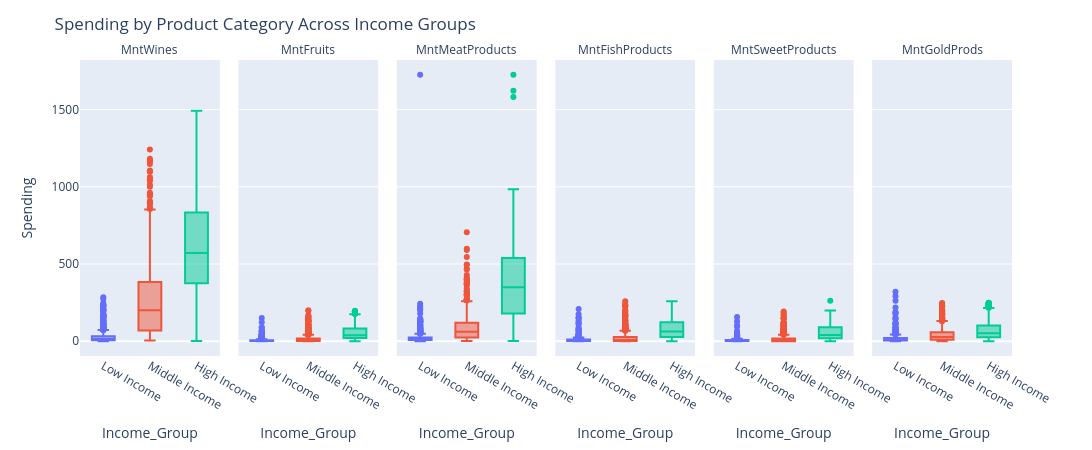

Notebook code for this chart:
### Code cell
import plotly.express as px

# --- Select columns ---
product_cols = [
    'MntWines', 'MntFruits', 'MntMeatProducts',
    'MntFishProducts', 'MntSweetProducts', 'MntGoldProds'
]

df_plot = df[['Income'] + product_cols].dropna().copy()

# --- Create Income Groups (3 groups) ---
df_plot['Income_Group'] = pd.qcut(
    df_plot['Income'],
    q=3,
    labels=['Low Income', 'Middle Income', 'High Income']
)

# --- Convert to long format for plotting ---
df_long = df_plot.melt(
    id_vars=['Income_Group'],
    value_vars=product_cols,
    var_name='Product',
    value_name='Spending'
)

# --- Sort Income_Group order ---
income_order = ['Low Income', 'Middle Income', 'High Income']

# --- Faceted boxplot ---
fig = px.box(
    data_frame=df_long,
    x='Income_Group',
    y='Spending',
    color='Income_Group',
    facet_col='Product',
    category_orders={'Income_Group': income_order},
    points='outliers'   # show outlier points
)

fig.update_layout(
    title="Spending by Product Category Across Income Groups",
    height=450,
    width=1100,
    showlegend=False
)

# Make facet labels nicer
fig.for_each_annotation(lambda a: a.update(text=a.text.replace("Product=", "")))

fig.show()

### Figure 1 — Plotly figure (JSON) as saved in the notebook; plotly's stock layout.template omitted (floating-point values rounded to 4 significant figures; data arrays with more than 128 entries replaced by an {"elided": "..."} marker saying what was removed)
{"data": [{"alignmentgroup": "True", "boxpoints": "outliers", "hovertemplate": "Income_Group=%{x}<br>Product=MntWines<br>Spending=%{y}<extra></extra>", "legendgroup": "Low Income", "marker": {"color": "#636efa"}, "name": "Low Income", "notched": false, "offsetgroup": "Low Income", "orientation": "v", "showlegend": true, "type": "box", "x": {"elided": "739 str values"}, "x0": " ", "xaxis": "x", "y": {"elided": "739 int values"}, "y0": " ", "yaxis": "y"}, {"alignmentgroup": "True", "boxpoints": "outliers", "hovertemplate": "Income_Group=%{x}<br>Product=MntFruits<br>Spending=%{y}<extra></extra>", "legendgroup": "Low Income", "marker": {"color": "#636efa"}, "name": "Low Income", "notched": false, "offsetgroup": "Low Income", "orientation": "v", "showlegend": false, "type": "box", "x": {"elided": "739 str values"}, "x0": " ", "xaxis": "x2", "y": {"elided": "739 int values"}, "y0": " ", "yaxis": "y2"}, {"alignmentgroup": "True", "boxpoints": "outliers", "hovertemplate": "Income_Group=%{x}<br>Product=MntMeatProducts<br>Spending=%{y}<extra></extra>", "legendgroup": "Low Income", "marker": {"color": "#636efa"}, "name": "Low Income", "notched": false, "offsetgroup": "Low Income", "orientation": "v", "showlegend": false, "type": "box", "x": {"elided": "739 str values"}, "x0": " ", "xaxis": "x3", "y": {"elided": "739 int values"}, "y0": " ", "yaxis": "y3"}, {"alignmentgroup": "True", "boxpoints": "outliers", "hovertemplate": "Income_Group=%{x}<br>Product=MntFishProducts<br>Spending=%{y}<extra></extra>", "legendgroup": "Low Income", "marker": {"color": "#636efa"}, "name": "Low Income", "notched": false, "offsetgroup": "Low Income", "orientation": "v", "showlegend": false, "type": "box", "x": {"elided": "739 str values"}, "x0": " ", "xaxis": "x4", "y": {"elided": "739 int values"}, "y0": " ", "yaxis": "y4"}, {"alignmentgroup": "True", "boxpoints": "outliers", "hovertemplate": "Income_Group=%{x}<br>Product=MntSweetProducts<br>Spending=%{y}<extra></extra>", "legendgroup": "Low Income", "marker": {"color": "#636efa"}, "name": "Low Income", "notched": false, "offsetgroup": "Low Income", "orientation": "v", "showlegend": false, "type": "box", "x": {"elided": "739 str values"}, "x0": " ", "xaxis": "x5", "y": {"elided": "739 int values"}, "y0": " ", "yaxis": "y5"}, {"alignmentgroup": "True", "boxpoints": "outliers", "hovertemplate": "Income_Group=%{x}<br>Product=MntGoldProds<br>Spending=%{y}<extra></extra>", "legendgroup": "Low Income", "marker": {"color": "#636efa"}, "name": "Low Income", "notched": false, "offsetgroup": "Low Income", "orientation": "v", "showlegend": false, "type": "box", "x": {"elided": "739 str values"}, "x0": " ", "xaxis": "x6", "y": {"elided": "739 int values"}, "y0": " ", "yaxis": "y6"}, {"alignmentgroup": "True", "boxpoints": "outliers", "hovertemplate": "Income_Group=%{x}<br>Product=MntWines<br>Spending=%{y}<extra></extra>", "legendgroup": "Middle Income", "marker": {"color": "#EF553B"}, "name": "Middle Income", "notched": false, "offsetgroup": "Middle Income", "orientation": "v", "showlegend": true, "type": "box", "x": {"elided": "738 str values"}, "x0": " ", "xaxis": "x", "y": {"elided": "738 int values"}, "y0": " ", "yaxis": "y"}, {"alignmentgroup": "True", "boxpoints": "outliers", "hovertemplate": "Income_Group=%{x}<br>Product=MntFruits<br>Spending=%{y}<extra></extra>", "legendgroup": "Middle Income", "marker": {"color": "#EF553B"}, "name": "Middle Income", "notched": false, "offsetgroup": "Middle Income", "orientation": "v", "showlegend": false, "type": "box", "x": {"elided": "738 str values"}, "x0": " ", "xaxis": "x2", "y": {"elided": "738 int values"}, "y0": " ", "yaxis": "y2"}, {"alignmentgroup": "True", "boxpoints": "outliers", "hovertemplate": "Income_Group=%{x}<br>Product=MntMeatProducts<br>Spending=%{y}<extra></extra>", "legendgroup": "Middle Income", "marker": {"color": "#EF553B"}, "name": "Middle Income", "notched": false, "offsetgroup": "Middle Income", "orientation": "v", "showlegend": false, "type": "box", "x": {"elided": "738 str values"}, "x0": " ", "xaxis": "x3", "y": {"elided": "738 int values"}, "y0": " ", "yaxis": "y3"}, {"alignmentgroup": "True", "boxpoints": "outliers", "hovertemplate": "Income_Group=%{x}<br>Product=MntFishProducts<br>Spending=%{y}<extra></extra>", "legendgroup": "Middle Income", "marker": {"color": "#EF553B"}, "name": "Middle Income", "notched": false, "offsetgroup": "Middle Income", "orientation": "v", "showlegend": false, "type": "box", "x": {"elided": "738 str values"}, "x0": " ", "xaxis": "x4", "y": {"elided": "738 int values"}, "y0": " ", "yaxis": "y4"}, {"alignmentgroup": "True", "boxpoints": "outliers", "hovertemplate": "Income_Group=%{x}<br>Product=MntSweetProducts<br>Spending=%{y}<extra></extra>", "legendgroup": "Middle Income", "marker": {"color": "#EF553B"}, "name": "Middle Income", "notched": false, "offsetgroup": "Middle Income", "orientation": "v", "showlegend": false, "type": "box", "x": {"elided": "738 str values"}, "x0": " ", "xaxis": "x5", "y": {"elided": "738 int values"}, "y0": " ", "yaxis": "y5"}, {"alignmentgroup": "True", "boxpoints": "outliers", "hovertemplate": "Income_Group=%{x}<br>Product=MntGoldProds<br>Spending=%{y}<extra></extra>", "legendgroup": "Middle Income", "marker": {"color": "#EF553B"}, "name": "Middle Income", "notched": false, "offsetgroup": "Middle Income", "orientation": "v", "showlegend": false, "type": "box", "x": {"elided": "738 str values"}, "x0": " ", "xaxis": "x6", "y": {"elided": "738 int values"}, "y0": " ", "yaxis": "y6"}, {"alignmentgroup": "True", "boxpoints": "outliers", "hovertemplate": "Income_Group=%{x}<br>Product=MntWines<br>Spending=%{y}<extra></extra>", "legendgroup": "High Income", "marker": {"color": "#00cc96"}, "name": "High Income", "notched": false, "offsetgroup": "High Income", "orientation": "v", "showlegend": true, "type": "box", "x": {"elided": "739 str values"}, "x0": " ", "xaxis": "x", "y": {"elided": "739 int values"}, "y0": " ", "yaxis": "y"}, {"alignmentgroup": "True", "boxpoints": "outliers", "hovertemplate": "Income_Group=%{x}<br>Product=MntFruits<br>Spending=%{y}<extra></extra>", "legendgroup": "High Income", "marker": {"color": "#00cc96"}, "name": "High Income", "notched": false, "offsetgroup": "High Income", "orientation": "v", "showlegend": false, "type": "box", "x": {"elided": "739 str values"}, "x0": " ", "xaxis": "x2", "y": {"elided": "739 int values"}, "y0": " ", "yaxis": "y2"}, {"alignmentgroup": "True", "boxpoints": "outliers", "hovertemplate": "Income_Group=%{x}<br>Product=MntMeatProducts<br>Spending=%{y}<extra></extra>", "legendgroup": "High Income", "marker": {"color": "#00cc96"}, "name": "High Income", "notched": false, "offsetgroup": "High Income", "orientation": "v", "showlegend": false, "type": "box", "x": {"elided": "739 str values"}, "x0": " ", "xaxis": "x3", "y": {"elided": "739 int values"}, "y0": " ", "yaxis": "y3"}, {"alignmentgroup": "True", "boxpoints": "outliers", "hovertemplate": "Income_Group=%{x}<br>Product=MntFishProducts<br>Spending=%{y}<extra></extra>", "legendgroup": "High Income", "marker": {"color": "#00cc96"}, "name": "High Income", "notched": false, "offsetgroup": "High Income", "orientation": "v", "showlegend": false, "type": "box", "x": {"elided": "739 str values"}, "x0": " ", "xaxis": "x4", "y": {"elided": "739 int values"}, "y0": " ", "yaxis": "y4"}, {"alignmentgroup": "True", "boxpoints": "outliers", "hovertemplate": "Income_Group=%{x}<br>Product=MntSweetProducts<br>Spending=%{y}<extra></extra>", "legendgroup": "High Income", "marker": {"color": "#00cc96"}, "name": "High Income", "notched": false, "offsetgroup": "High Income", "orientation": "v", "showlegend": false, "type": "box", "x": {"elided": "739 str values"}, "x0": " ", "xaxis": "x5", "y": {"elided": "739 int values"}, "y0": " ", "yaxis": "y5"}, {"alignmentgroup": "True", "boxpoints": "outliers", "hovertemplate": "Income_Group=%{x}<br>Product=MntGoldProds<br>Spending=%{y}<extra></extra>", "legendgroup": "High Income", "marker": {"color": "#00cc96"}, "name": "High Income", "notched": false, "offsetgroup": "High Income", "orientation": "v", "showlegend": false, "type": "box", "x": {"elided": "739 str values"}, "x0": " ", "xaxis": "x6", "y": {"elided": "739 int values"}, "y0": " ", "yaxis": "y6"}], "layout": {"annotations": [{"font": {}, "showarrow": false, "text": "MntWines", "x": 0.075, "xanchor": "center", "xref": "paper", "y": 1, "yanchor": "bottom", "yref": "paper"}, {"font": {}, "showarrow": false, "text": "MntFruits", "x": 0.245, "xanchor": "center", "xref": "paper", "y": 1, "yanchor": "bottom", "yref": "paper"}, {"font": {}, "showarrow": false, "text": "MntMeatProducts", "x": 0.415, "xanchor": "center", "xref": "paper", "y": 1, "yanchor": "bottom", "yref": "paper"}, {"font": {}, "showarrow": false, "text": "MntFishProducts", "x": 0.585, "xanchor": "center", "xref": "paper", "y": 1, "yanchor": "bottom", "yref": "paper"}, {"font": {}, "showarrow": false, "text": "MntSweetProducts", "x": 0.755, "xanchor": "center", "xref": "paper", "y": 1, "yanchor": "bottom", "yref": "paper"}, {"font": {}, "showarrow": false, "text": "MntGoldProds", "x": 0.925, "xanchor": "center", "xref": "paper", "y": 1, "yanchor": "bottom", "yref": "paper"}], "boxmode": "overlay", "height": 450, "legend": {"title": {"text": "Income_Group"}, "tracegroupgap": 0}, "margin": {"t": 60}, "showlegend": false, "title": {"text": "Spending by Product Category Across Income Groups"}, "width": 1100, "xaxis": {"anchor": "y", "categoryarray": ["Low Income", "Middle Income", "High Income"], "categoryorder": "array", "domain": [0, 0.15], "title": {"text": "Income_Group"}}, "xaxis2": {"anchor": "y2", "categoryarray": ["Low Income", "Middle Income", "High Income"], "categoryorder": "array", "domain": [0.17, 0.32], "matches": "x", "title": {"text": "Income_Group"}}, "xaxis3": {"anchor": "y3", "categoryarray": ["Low Income", "Middle Income", "High Income"], "categoryorder": "array", "domain": [0.34, 0.49], "matches": "x", "title": {"text": "Income_Group"}}, "xaxis4": {"anchor": "y4", "categoryarray": ["Low Income", "Middle Income", "High Income"], "categoryorder": "array", "domain": [0.51, 0.66], "matches": "x", "title": {"text": "Income_Group"}}, "xaxis5": {"anchor": "y5", "categoryarray": ["Low Income", "Middle Income", "High Income"], "categoryorder": "array", "domain": [0.68, 0.83], "matches": "x", "title": {"text": "Income_Group"}}, "xaxis6": {"anchor": "y6", "categoryarray": ["Low Income", "Middle Income", "High Income"], "categoryorder": "array", "domain": [0.85, 1], "matches": "x", "title": {"text": "Income_Group"}}, "yaxis": {"anchor": "x", "domain": [0, 1], "title": {"text": "Spending"}}, "yaxis2": {"anchor": "x2", "domain": [0, 1], "matches": "y", "showticklabels": false}, "yaxis3": {"anchor": "x3", "domain": [0, 1], "matches": "y", "showticklabels": false}, "yaxis4": {"anchor": "x4", "domain": [0, 1], "matches": "y", "showticklabels": false}, "yaxis5": {"anchor": "x5", "domain": [0, 1], "matches": "y", "showticklabels": false}, "yaxis6": {"anchor": "x6", "domain": [0, 1], "matches": "y", "showticklabels": false}}}
